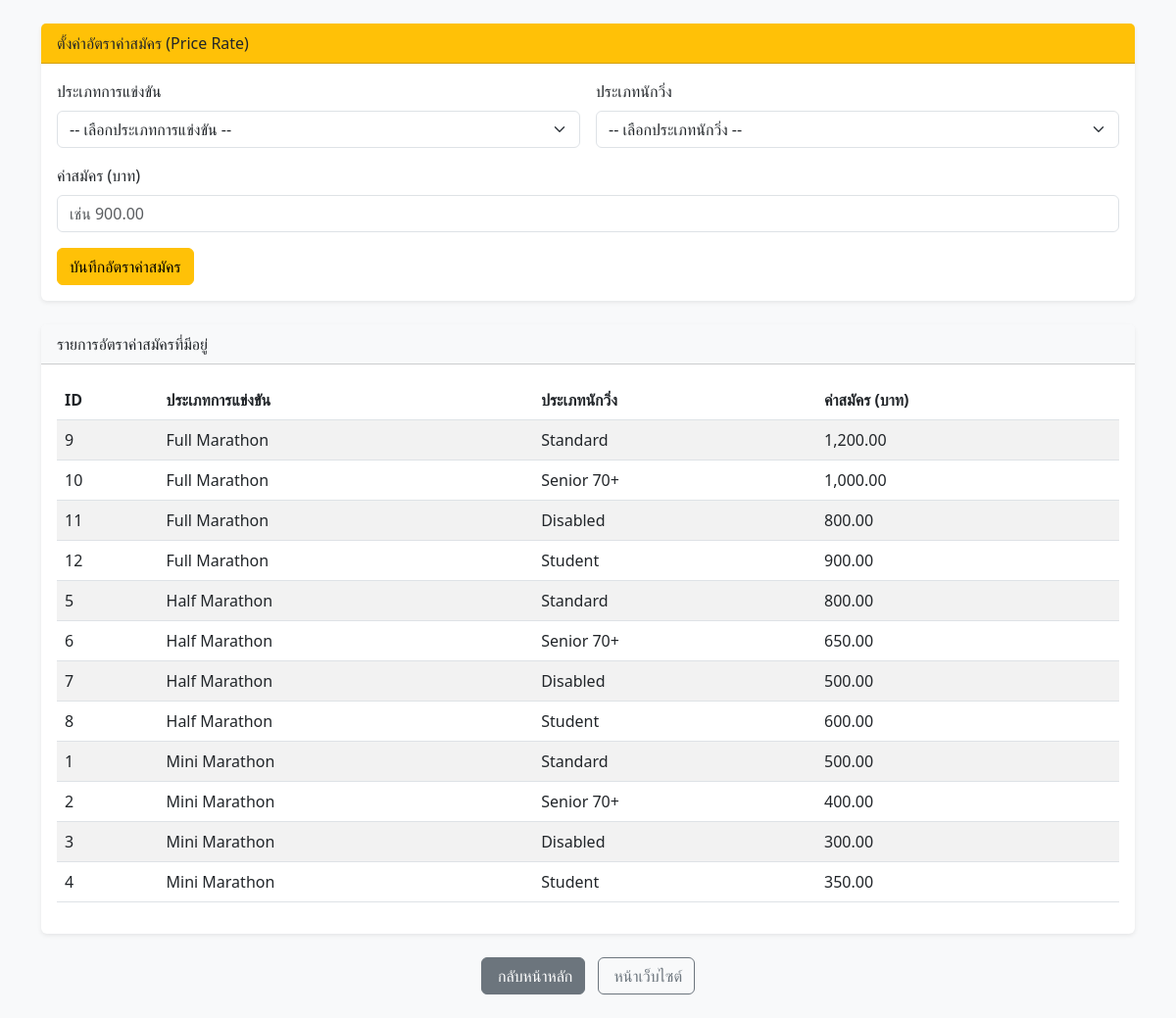
Screenshot of /price_rate_form.php with the database file from the repository.
### tables this page shows
CREATE TABLE IF NOT EXISTS PRICE_RATE (
    price_id INT AUTO_INCREMENT PRIMARY KEY,
    category_id INT NOT NULL,
    runner_type ENUM('Standard', 'Senior 70+', 'Disabled', 'Student') NOT NULL DEFAULT 'Standard',
    amount DECIMAL(8,2) NOT NULL,
    created_at TIMESTAMP DEFAULT CURRENT_TIMESTAMP,
    FOREIGN KEY (category_id) REFERENCES RACE_CATEGORY(category_id) ON DELETE CASCADE
);

CREATE TABLE IF NOT EXISTS RACE_CATEGORY (
    category_id INT AUTO_INCREMENT PRIMARY KEY,
    name VARCHAR(100) NOT NULL,
    distance_km DECIMAL(5,2) NOT NULL,
    start_time TIME,
    time_limit TIME,
    giveaway_type VARCHAR(200),
    created_at TIMESTAMP DEFAULT CURRENT_TIMESTAMP
);

### price_rate_form.php (the view, shortened to what this page needs)
<?php require 'db.php'; ?>
<!DOCTYPE html>
<html lang="th">
<head>
    <link href="https://cdn.jsdelivr.net/npm/bootstrap@5.3.0/dist/css/bootstrap.min.css" rel="stylesheet">
</head>
<body class="bg-light">
    <div class="container mt-4">
        <div class="card border-0 shadow-sm">
            <div class="card-header bg-warning text-dark">ตั้งค่าอัตราค่าสมัคร (Price Rate)</div>
            <div class="card-body">
                <form action="save_price_rate.php" method="POST">
                    <div class="row g-3">
                        <div class="col-md-6">
                            <label class="form-label">ประเภทการแข่งขัน</label>
                            <select name="category_id" class="form-select" required>
                                <option value="">-- เลือกประเภทการแข่งขัน --</option>
                            </select>
                        </div>
                        <div class="col-md-6">
                            <label class="form-label">ประเภทนักวิ่ง</label>
                            <select name="runner_type" class="form-select" required>
                                <option value="">-- เลือกประเภทนักวิ่ง --</option>
                            </select>
                        </div>
                        <div class="col-md-12">
                            <label class="form-label">ค่าสมัคร (บาท)</label>
                            <input type="number" step="0.01" name="amount" class="form-control"
                                placeholder="เช่น 900.00" min="0" required>
                        </div>
                    </div>
                    <button type="submit" class="btn btn-warning mt-3">บันทึกอัตราค่าสมัคร</button>
                </form>
            </div>
        </div>
        <div class="card border-0 shadow-sm mt-4">
            <div class="card-header bg-light">รายการอัตราค่าสมัครที่มีอยู่</div>
            <div class="card-body">
                <div class="table-responsive">
                    <table class="table table-striped">
                        <thead>
                            <tr>
                                <th>ID</th>
                                <th>ประเภทการแข่งขัน</th>
                                <th>ประเภทนักวิ่ง</th>
                                <th>ค่าสมัคร (บาท)</th>
                            </tr>
                        </thead>
                        <tbody>
                            <?php
                            try {
                                $prices = $pdo->query("SELECT pr.*, rc.name as category_name
                                                      FROM PRICE_RATE pr
                                                      JOIN RACE_CATEGORY rc ON pr.category_id = rc.category_id
                                                      ORDER BY rc.name, pr.runner_type")->fetchAll();
                                foreach ($prices as $price) {
                                    echo "<tr>";
                                    echo "<td>{$price['price_id']}</td>";
                                    echo "<td>{$price['category_name']}</td>";
                                    echo "<td>{$price['runner_type']}</td>";
                                    echo "<td>" . number_format($price['amount'], 2) . "</td>";
                                    echo "</tr>";
                                }
                            } catch (PDOException $e) {
                                echo "<tr><td colspan='4' class='text-center text-muted'>ยังไม่มีข้อมูล</td></tr>";
                            }
                            ?>
                        </tbody>
                    </table>
                </div>
            </div>
        </div>
    </div>
    <div class="text-center mt-4 mb-4">
        <a href="admin_index.php" class="btn btn-secondary me-2"><i class="fa-solid fa-arrow-left me-1"></i>กลับหน้าหลัก</a>
        <a href="index.php" class="btn btn-outline-secondary"><i class="fa-solid fa-home me-1"></i>หน้าเว็บไซต์</a>
    </div>
</body>
</html>

### rows the page displays
price_rate: price_id "9", category.name "Full Marathon", runner_type "Standard", amount "1,200.00"
price_rate: price_id "10", category.name "Full Marathon", runner_type "Senior 70+", amount "1,000.00"
price_rate: price_id "11", category.name "Full Marathon", runner_type "Disabled", amount "800.00"
price_rate: price_id "12", category.name "Full Marathon", runner_type "Student", amount "900.00"
price_rate: price_id "5", category.name "Half Marathon", runner_type "Standard", amount "800.00"
price_rate: price_id "6", category.name "Half Marathon", runner_type "Senior 70+", amount "650.00"
price_rate: price_id "7", category.name "Half Marathon", runner_type "Disabled", amount "500.00"
price_rate: price_id "8", category.name "Half Marathon", runner_type "Student", amount "600.00"
price_rate: price_id "1", category.name "Mini Marathon", runner_type "Standard", amount "500.00"
price_rate: price_id "2", category.name "Mini Marathon", runner_type "Senior 70+", amount "400.00"
price_rate: price_id "3", category.name "Mini Marathon", runner_type "Disabled", amount "300.00"
price_rate: price_id "4", category.name "Mini Marathon", runner_type "Student", amount "350.00"
